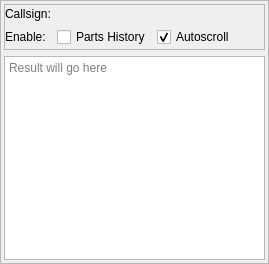
<?xml version="1.0" encoding="UTF-8"?>
<ui version="4.0">
 <class>CAircraftPartsHistory</class>
 <widget class="QFrame" name="CAircraftPartsHistory">
  <property name="geometry">
   <rect>
    <x>0</x>
    <y>0</y>
    <width>269</width>
    <height>264</height>
   </rect>
  </property>
  <property name="windowTitle">
   <string>Frame</string>
  </property>
  <property name="frameShape">
   <enum>QFrame::StyledPanel</enum>
  </property>
  <property name="frameShadow">
   <enum>QFrame::Raised</enum>
  </property>
  <layout class="QVBoxLayout" name="verticalLayout">
   <property name="leftMargin">
    <number>3</number>
   </property>
   <property name="topMargin">
    <number>3</number>
   </property>
   <property name="rightMargin">
    <number>3</number>
   </property>
   <property name="bottomMargin">
    <number>3</number>
   </property>
   <item>
    <widget class="QFrame" name="fr_DataEntry">
     <property name="frameShape">
      <enum>QFrame::StyledPanel</enum>
     </property>
     <property name="frameShadow">
      <enum>QFrame::Raised</enum>
     </property>
     <layout class="QFormLayout" name="formLayout">
      <property name="leftMargin">
       <number>0</number>
      </property>
      <property name="topMargin">
       <number>2</number>
      </property>
      <property name="rightMargin">
       <number>0</number>
      </property>
      <property name="bottomMargin">
       <number>2</number>
      </property>
      <item row="0" column="0">
       <widget class="QLabel" name="lbl_Callsign">
        <property name="text">
         <string>Callsign:</string>
        </property>
       </widget>
      </item>
      <item row="0" column="1">
       <widget class="BlackGui::Components::CCallsignCompleter" name="comp_CallsignCompleter"/>
      </item>
      <item row="2" column="0">
       <widget class="QLabel" name="lbl_Enable">
        <property name="text">
         <string>Enable:</string>
        </property>
       </widget>
      </item>
      <item row="2" column="1">
       <widget class="QWidget" name="wi_CheckBoxes" native="true">
        <layout class="QHBoxLayout" name="hl_CheckBoxes">
         <property name="leftMargin">
          <number>0</number>
         </property>
         <property name="topMargin">
          <number>0</number>
         </property>
         <property name="rightMargin">
          <number>0</number>
         </property>
         <property name="bottomMargin">
          <number>0</number>
         </property>
         <item>
          <widget class="QCheckBox" name="cb_PartsHistoryEnabled">
           <property name="toolTip">
            <string>enable logging of reverse lookup messages</string>
           </property>
           <property name="text">
            <string>Parts History</string>
           </property>
          </widget>
         </item>
         <item>
          <widget class="QCheckBox" name="cb_AutoScrollEnabled">
           <property name="text">
            <string>Autoscroll</string>
           </property>
           <property name="checked">
            <bool>true</bool>
           </property>
          </widget>
         </item>
         <item>
          <spacer name="hs_CheckBoxes">
           <property name="orientation">
            <enum>Qt::Horizontal</enum>
           </property>
           <property name="sizeHint" stdset="0">
            <size>
             <width>40</width>
             <height>20</height>
            </size>
           </property>
          </spacer>
         </item>
        </layout>
       </widget>
      </item>
     </layout>
    </widget>
   </item>
   <item>
    <widget class="QTextEdit" name="te_Messages">
     <property name="documentTitle">
      <string>Messages</string>
     </property>
     <property name="readOnly">
      <bool>true</bool>
     </property>
     <property name="placeholderText">
      <string>Result will go here</string>
     </property>
    </widget>
   </item>
  </layout>
 </widget>
 <customwidgets>
  <customwidget>
   <class>BlackGui::Components::CCallsignCompleter</class>
   <extends>QFrame</extends>
   <header>blackgui/components/callsigncompleter.h</header>
   <container>1</container>
  </customwidget>
 </customwidgets>
 <resources/>
 <connections/>
</ui>
